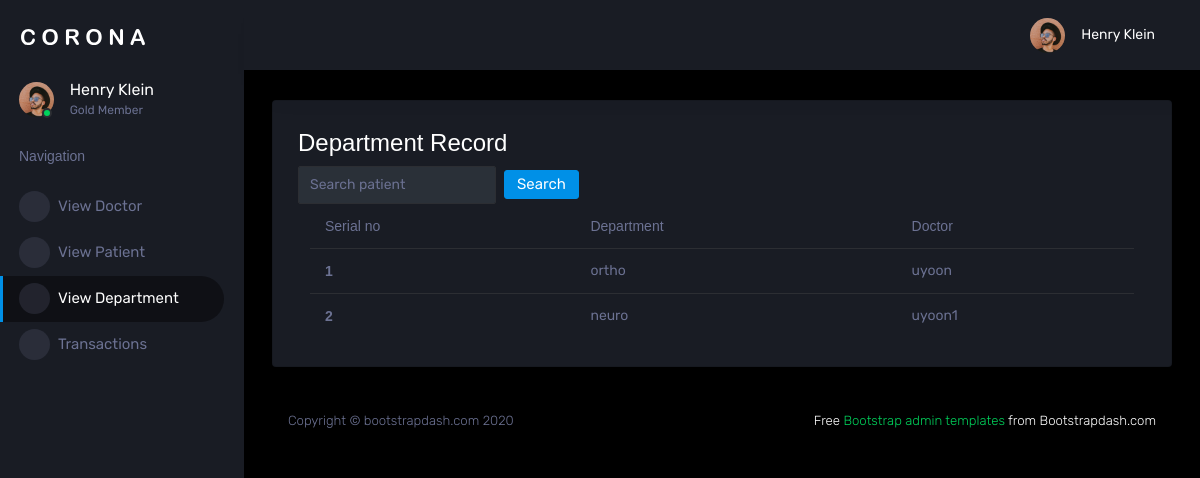
Before: /view_departments (signed in) with the older database file.
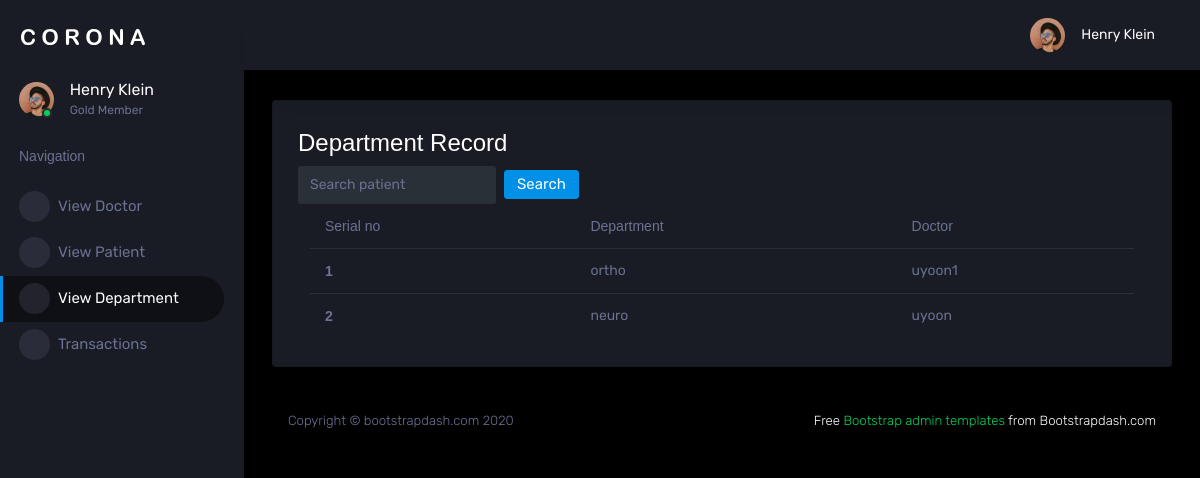
After: the same page with the newer database file.
### newapp/models.py (models this page shows)
class Doctor(models.Model):
    user = models.OneToOneField(Login,on_delete=models.CASCADE,related_name='doctor')
    dept = models.CharField(max_length=20)
    name = models.CharField(max_length=20)
    phone_number = models.CharField(max_length=10)
    fee = models.IntegerField()

### newapp/admin_views.py (the view)
# urls.py: path('view_departments', admin_views.view_departments, name='view_departments'),
@login_required(login_url='login_view')
def view_departments(request):
    departments = Doctor.objects.all()
    departmentFilter = PatientFilter(request.GET, queryset=departments)
    departments = departmentFilter.qs
    context = {
        'departments': departments,
        'departmentFilter': departmentFilter
    }
    return render(request, 'admin/view_department.html', context)

### template/admin/view_department.html
{% extends "admin/admin_base.html" %}
{% block content %}
<h3>Department Record</h3>
<div class="container">
  <div class="row">
    <form method="get" class="form-inline " style="float:right;">
      <div class="md-form my-0">
        {{departmentFilter.form }}
      </div>
      <button class="btn btn-primary ml-2" type="submit">Search</button>
    </form>
  </div>
<table class="table">
  <thead>
    <tr>
      <th scope="col">Serial no</th>
      <th scope="col">Department</th>
      <th scope="col">Doctor</th>
    </tr>
  </thead>
  <tbody>
  {% for i in departments %}
<tr>
  <th scope="row">{{ forloop.counter }}</th>
  <td>{{ i.dept }}</td>
  <td>{{ i.name }}</td>
</tr>
{% endfor %}
  </tbody>
</table>
{% endblock %}

Changed rows visible on the page:
changed Doctor "ortho": name "uyoon" → "uyoon1"
changed Doctor "neuro": name "uyoon1" → "uyoon"
